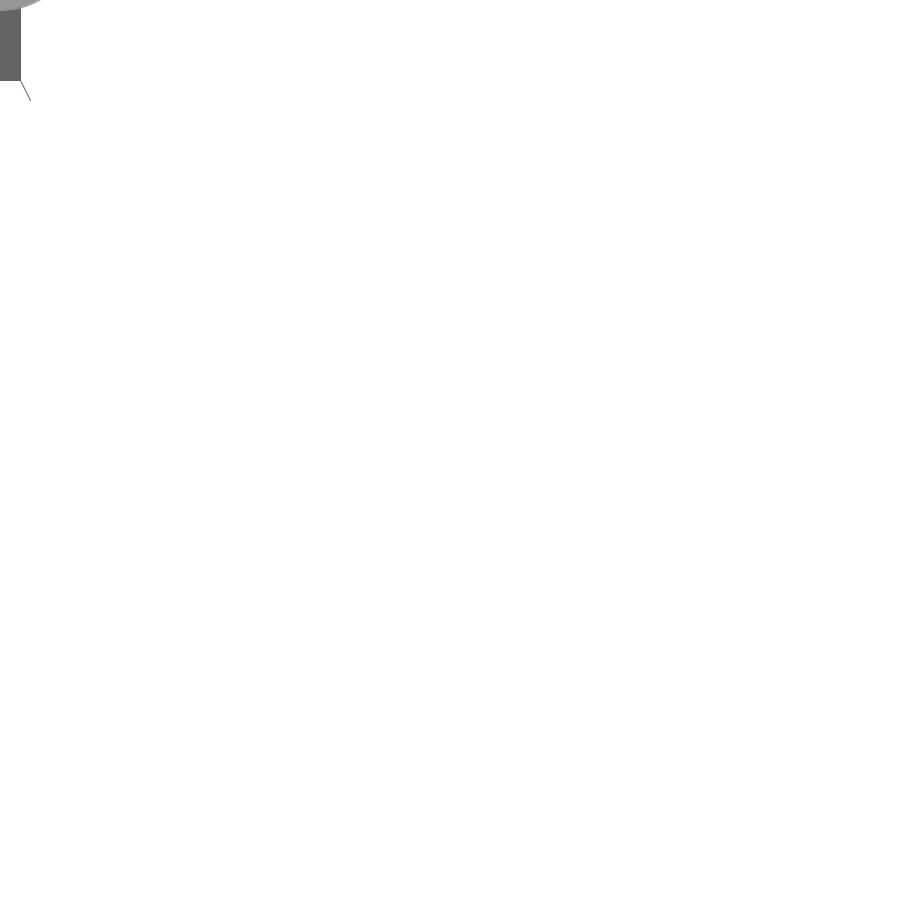
Frame 1 (no input)
Frame 60 (the mouse pressed at the canvas centre just before this capture): identical to frame 1, image omitted
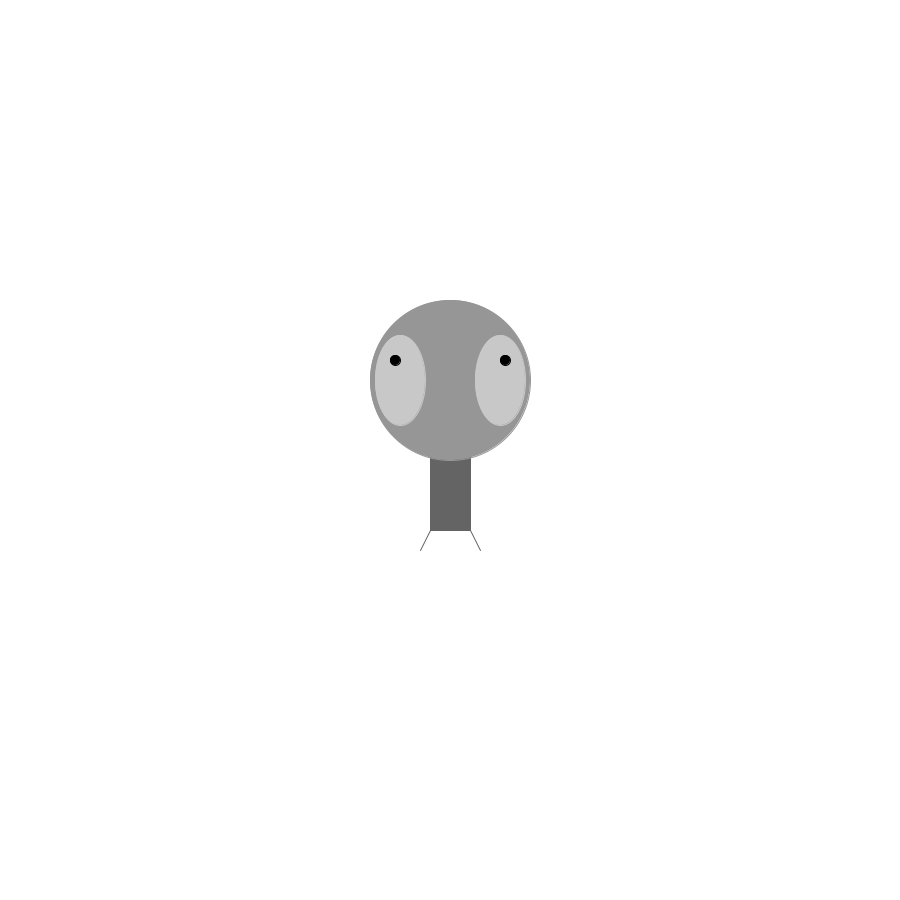
Frame 120 (the mouse held since frame 60 and released just before this capture)

The Processing sketch that drew these frames (run headless with seeded random() and noise(); from frame 60 on, the mouse is pressed at the canvas centre):

// Processing sketch: exercise_3_4
// ── exercise_3_4.pde
void setup()
{
  size(900, 900);
}

void draw()
{
  background(255);
  draw_zoog(mouseX, mouseY);
}

void draw_zoog(int x, int y)
{
//body
  stroke(100);
  fill(100);
  //center x=240, y=230
  rect(x-20, y, 40, 80);
//legs
  stroke(100);
  line(x-20, y+80, x-30, y+100);
  stroke(100);
  line(x+20, y+80, x+30, y+100);
//head  
  stroke(150);
  fill(150);
  ellipse(x, y-70, 160, 160);
//eyes
  stroke(200);
  fill(200);
  ellipse(x-50, y-70, 50, 90);
  stroke(200);
  fill(200);
  ellipse(x+50, y-70, 50, 90);
//lens
  stroke(0);
  fill(0);
  ellipse(x-55, y-90, 10, 10);
  stroke(0);
  fill(0);
  ellipse(x+55, y-90, 10, 10);
}
